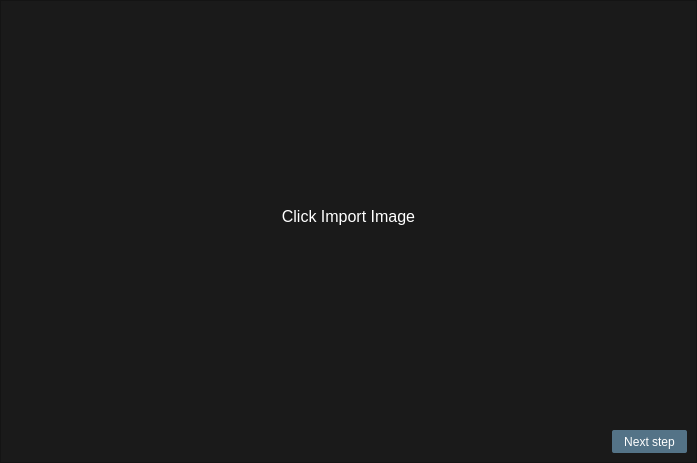
<?xml version="1.0" encoding="UTF-8"?>
<ui version="4.0">
 <class>LoadImageWgt</class>
 <widget class="QWidget" name="LoadImageWgt">
  <property name="geometry">
   <rect>
    <x>0</x>
    <y>0</y>
    <width>697</width>
    <height>463</height>
   </rect>
  </property>
  <property name="windowTitle">
   <string>Form</string>
  </property>
  <property name="styleSheet">
   <string notr="true">QWidget,QFrame
{
background-color: #1A1A1A;
}</string>
  </property>
  <layout class="QGridLayout" name="gridLayout">
   <property name="leftMargin">
    <number>0</number>
   </property>
   <property name="topMargin">
    <number>0</number>
   </property>
   <property name="rightMargin">
    <number>0</number>
   </property>
   <property name="bottomMargin">
    <number>0</number>
   </property>
   <property name="spacing">
    <number>0</number>
   </property>
   <item row="0" column="0">
    <widget class="QFrame" name="frame">
     <property name="frameShape">
      <enum>QFrame::StyledPanel</enum>
     </property>
     <property name="frameShadow">
      <enum>QFrame::Raised</enum>
     </property>
     <layout class="QGridLayout" name="gridLayout_2">
      <item row="1" column="1">
       <widget class="QPushButton" name="btnNextPage">
        <property name="styleSheet">
         <string notr="true">QPushButton:hover
{
background-color: rgb(180, 85, 100);
color:white;
}

QPushButton
{
background-color:rgb(84, 115, 135);
color:white;
font-size:12px;
width: 150px;
border-radius:2px;
spacing:2px;
padding: 0px 0px;
max-height:23px;
min-height:23px;
max-width:75px;
max-width:75px
}</string>
        </property>
        <property name="text">
         <string>Next step</string>
        </property>
       </widget>
      </item>
      <item row="1" column="0">
       <spacer name="horizontalSpacer">
        <property name="orientation">
         <enum>Qt::Horizontal</enum>
        </property>
        <property name="sizeHint" stdset="0">
         <size>
          <width>40</width>
          <height>20</height>
         </size>
        </property>
       </spacer>
      </item>
      <item row="0" column="0" colspan="2">
       <widget class="ImageLabel" name="labelImage">
        <property name="text">
         <string>&lt;html&gt;&lt;head/&gt;&lt;body&gt;&lt;p&gt;&lt;span style=&quot; font-size:12pt; color:#ffffff;&quot;&gt;Click Import Image&lt;/span&gt;&lt;/p&gt;&lt;/body&gt;&lt;/html&gt;</string>
        </property>
        <property name="alignment">
         <set>Qt::AlignCenter</set>
        </property>
       </widget>
      </item>
     </layout>
    </widget>
   </item>
  </layout>
 </widget>
 <customwidgets>
  <customwidget>
   <class>ImageLabel</class>
   <extends>QLabel</extends>
   <header>imagelabel.h</header>
  </customwidget>
 </customwidgets>
 <resources/>
 <connections/>
</ui>
